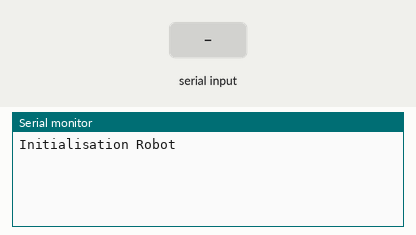
Recording of a sketch running on a simulated Arduino Uno, built with avr-gcc and run on an emulated ATmega328P. On the bench: the last lines printed to the serial monitor. The test bench sets the inputs (shaded band).

Above: at 1.2 s.
1.3 s: "D" received over the second serial link
At 1.7 s:
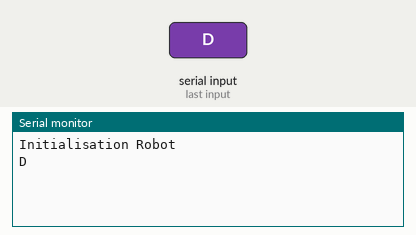
2.8 s: "R" received over the second serial link
At 4.0 s:
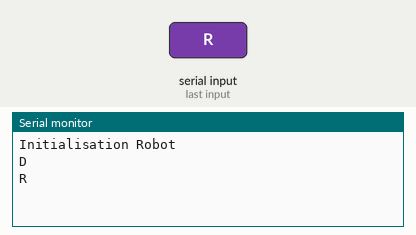
4.3 s: "A" received over the second serial link
At 5.2 s:
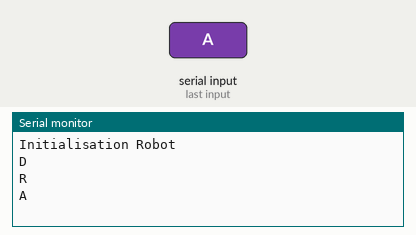
5.8 s: "B" received over the second serial link
At 6.3 s:
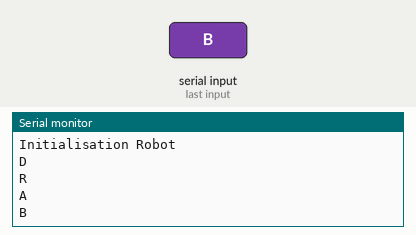
7.3 s: "1" received over the second serial link
At 8.6 s:
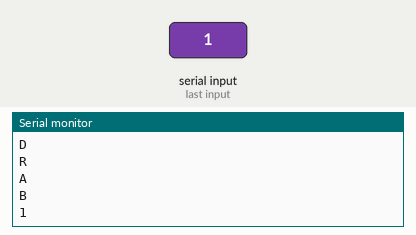

The sketch:

Robot.ino
```cpp
#include <SoftwareSerial.h>

SoftwareSerial HC12(2, 3);  // HC-12 TX Pin, HC-12 RX Pin

char msg;
int step = 0;
bool brain[2];

void setup() {
  Serial.begin(9600);
  HC12.begin(9600);
  Serial.println("Initialisation Robot");
}

void loop() {
  while (HC12.available()) {
    msg = HC12.read();
    Serial.println(msg);
    step += 1;  //Chaque action de l'utilisateur envoie 2 char
    if (step == 2) {
      step = 0;
    }
  }
  if (step == 0) {       //Le premier char envoyé définit si le robot doit Déposer ou Récupérer un colis
    if (msg == 'D') {    //Char 'D' pour déposer
      brain[0] = false;  //Lorsque le robot ira voir dans sa liste l'action qu'il doit faire il saura qu'il doit déposer le colis
    }
    if (msg == 'R') {   //Char 'R' pour récupérer
      brain[0] = true;  //Lorsque le robot ira voir dans sa liste l'action qu'il doit faire il saura qu'il doit récupérer le colis
    }
  }
  if (step == 1) {       //Le second char envoyé définit si le robot doit aller sur l'étagère A ou B
    if (msg == 'A') {    //Char 'A' pour l'étagère A
      brain[1] = false;  //Lorsque le robot ira voir dans sa liste l'action qu'il doit faire il saura qu'il doit aller en A
    }
    if (msg == 'B') {   //Char 'B' pour l'étagère B
      brain[1] = true;  //Lorsque le robot ira voir dans sa liste l'action qu'il doit faire il saura qu'il doit aller en B
    }
  }
}
```

Measured:
- after the input at 1.3 s, the serial monitor: prints a new line at once (image 1)
- after the input at 2.8 s, the serial monitor: prints a new line at once (image 2)
- after the input at 4.3 s, the serial monitor: prints a new line at once (image 3)
- after the input at 5.8 s, the serial monitor: prints a new line at once (image 4)
- after the input at 7.3 s, the serial monitor: prints a new line at once (image 5)
